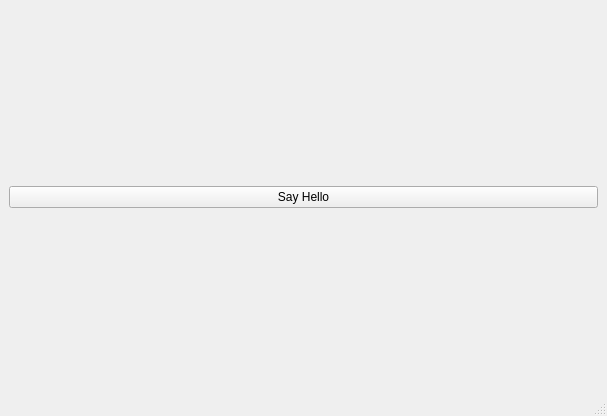
<?xml version="1.0" encoding="UTF-8"?>
<ui version="4.0">
 <class>MyMainWindow</class>
 <widget class="QMainWindow" name="MyMainWindow">
  <property name="geometry">
   <rect>
    <x>0</x>
    <y>0</y>
    <width>607</width>
    <height>416</height>
   </rect>
  </property>
  <property name="windowTitle">
   <string>MainWindow</string>
  </property>
  <widget class="QWidget" name="centralwidget">
   <layout class="QHBoxLayout" name="horizontalLayout">
    <item>
     <widget class="QPushButton" name="sayHelloButton">
      <property name="text">
       <string>Say Hello</string>
      </property>
     </widget>
    </item>
   </layout>
  </widget>
  <widget class="QMenuBar" name="menubar">
   <property name="geometry">
    <rect>
     <x>0</x>
     <y>0</y>
     <width>607</width>
     <height>24</height>
    </rect>
   </property>
  </widget>
  <widget class="QStatusBar" name="statusbar"/>
 </widget>
 <resources/>
 <connections/>
</ui>
